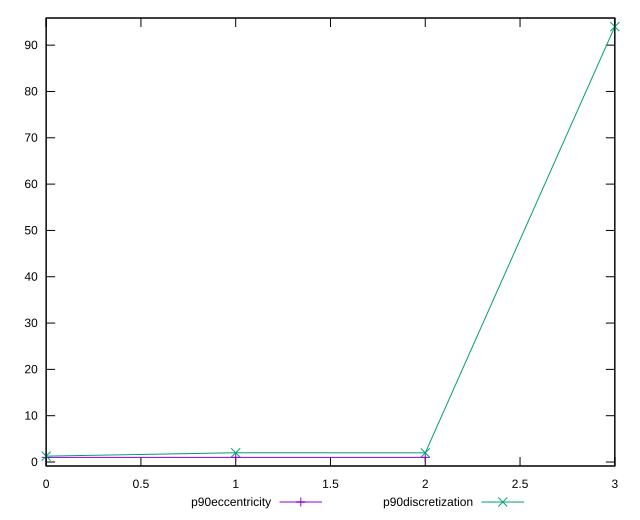

Write the gnuplot code that produced this figure.
reset

$p90Eccentricity <<EOF
0 1.0000000000000007
1 1
2 1.0000000000000004
EOF

$p90Discretization <<EOF
0 1.2702702702702702
1 2
2 1.9787234042553192
3 94
EOF

set key outside below
set xrange [0:3]
set yrange [-0.8600000000000001:95.86]
set trange [-0.8600000000000001:95.86]
set terminal svg size 640, 520 enhanced background rgb 'white'
set output "report/report_00029_2021-02-24T13-36-40.390Z/uses-rel-preload/progression/eccentricity.svg"

plot $p90Eccentricity title "p90eccentricity" with linespoints, \
     $p90Discretization title "p90discretization" with linespoints

reset
